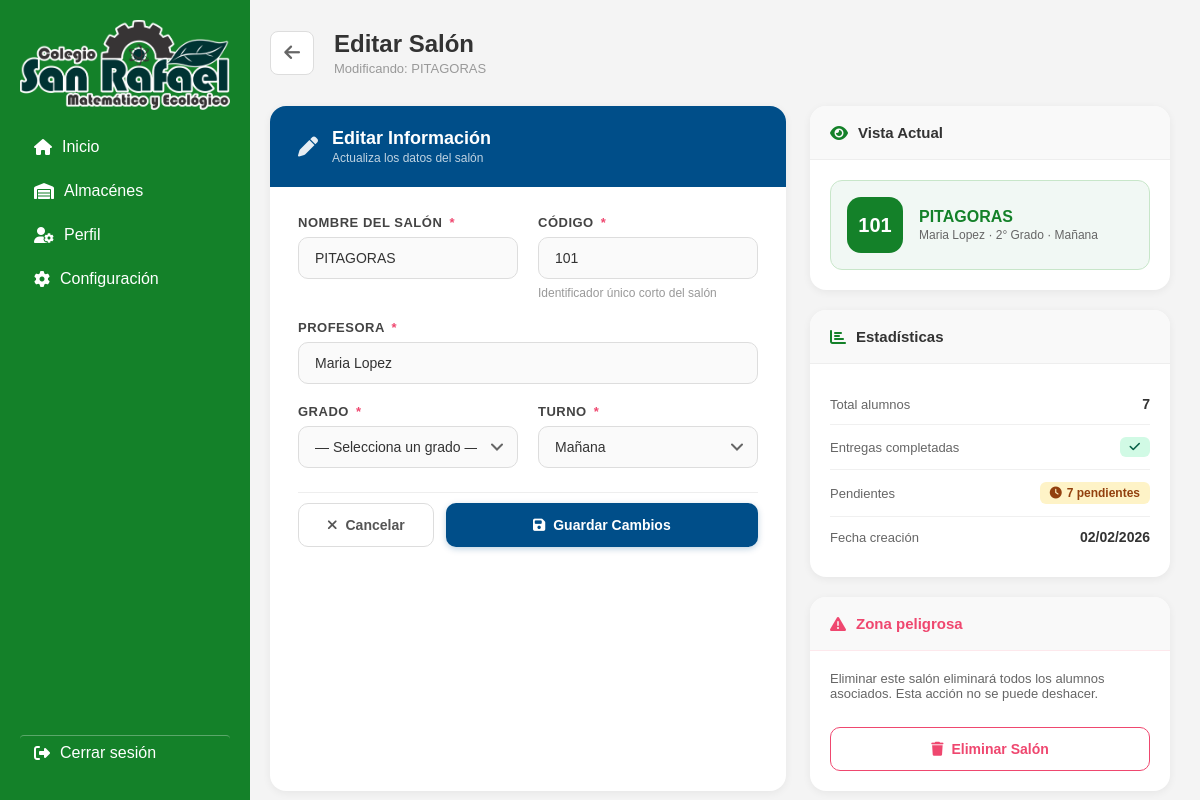
The page /entrega-utiles/salones/7/editar/ on the database its author committed.
### app1/models.py (models this page shows, shortened)
class Salon(models.Model):
    TURNO_CHOICES = [
        ('Mañana', 'Mañana'),
        ('Tarde', 'Tarde'),
    ]
    GRADO_CHOICES = [
        (1, '1° Grado'),
        (2, '2° Grado'),
        (3, '3° Grado'),
        (4, '4° Grado'),
        (5, '5° Grado'),
        (6, '6° Grado'),
    ]
    nombre = models.CharField(max_length=100)
    codigo = models.CharField(max_length=10, unique=True)
    profesora = models.CharField(max_length=150)
    grado = models.IntegerField(choices=GRADO_CHOICES)
    turno = models.CharField(max_length=10, choices=TURNO_CHOICES, default='Mañana')
    fecha_creacion = models.DateTimeField(auto_now_add=True)
    class Meta:
        ordering = ['-fecha_creacion']
        verbose_name = 'Salón'
        verbose_name_plural = 'Salones'
    @property
    def total_alumnos(self):
        return self.alumnos.count()

### app1/view/Entregautiles.py (the view)
# urls.py: path('entrega-utiles/salones/<int:pk>/editar/', Entregautiles.editar_salon, name='editar_salon'),
def editar_salon(request, pk):
    salon = get_object_or_404(Salon, pk=pk)
    if request.method == 'POST':
        form = SalonForm(request.POST, instance=salon)
        if form.is_valid():
            form.save()
            messages.success(request, 'Salon actualizado exitosamente.')
            return redirect('entrega_utiles')
    else:
        form = SalonForm(instance=salon)
    return render(request, 'almacenes/almutiles/Entrega_Utiles/Editarsalon.html', {
        'form': form,
        'salon': salon,
    })

### templates/almacenes/almutiles/Entrega_Utiles/Editarsalon.html (shortened to what this page needs)
{% extends 'layout.html' %}
{% load static %}
{% block content %}
<div class="almacenes-container">
    <header class="page-header">
        <a href="{% url 'entrega_utiles' %}" class="btn-back" title="Regresar">
            <i class="fa-solid fa-arrow-left"></i>
        </a>
        <div class="header-info">
            <h2>Editar Salón</h2>
            <p>Modificando: {{ salon.nombre }}</p>
        </div>
    </header>
    <div class="edit-layout">
        <div class="form-card">
            <div class="form-card-header">
                <i class="fa-solid fa-pen"></i>
                <div>
                    <h3>Editar Información</h3>
                    <p>Actualiza los datos del salón</p>
                </div>
            </div>
            <div class="form-body">
                <form method="post">
                    <div class="form-row">
                        <div class="form-group">
                            <label for="id_nombre">Nombre del Salón <span class="required">*</span></label>
                            <input
                                type="text"
                                name="nombre"
                                id="id_nombre"
                                class="form-input {% if form.nombre.errors %}error{% endif %}"
                                placeholder="Ej: Salón 1A"
                                value="{{ form.nombre.value|default_if_none:'' }}"
                            >
                        </div>
                        <div class="form-group">
                            <label for="id_codigo">Código <span class="required">*</span></label>
                            <input
                                type="text"
                                name="codigo"
                                id="id_codigo"
                                class="form-input {% if form.codigo.errors %}error{% endif %}"
                                placeholder="Ej: 1A"
                                maxlength="10"
                                value="{{ form.codigo.value|default_if_none:'' }}"
                            >
                            <span class="helper-text">Identificador único corto del salón</span>
                        </div>
                    </div>
                    <div class="form-group">
                        <label for="id_profesora">Profesora <span class="required">*</span></label>
                        <input
                            type="text"
                            name="profesora"
                            id="id_profesora"
                            class="form-input {% if form.profesora.errors %}error{% endif %}"
                            placeholder="Ej: María López"
                            value="{{ form.profesora.value|default_if_none:'' }}"
                        >
                    </div>
                    <div class="form-row">
                        <div class="form-group">
                            <label for="id_grado">Grado <span class="required">*</span></label>
                            <select
                                name="grado"
                                id="id_grado"
                                class="form-select {% if form.grado.errors %}error{% endif %}"
                            >
                                <option value="" {% if not form.grado.value %} selected{% endif %}>— Selecciona un grado —</option>
                            </select>
                        </div>
                        <div class="form-group">
                            <label for="id_turno">Turno <span class="required">*</span></label>
                            <select
                                name="turno"
                                id="id_turno"
                                class="form-select {% if form.turno.errors %}error{% endif %}"
                            >
                                {% for value, label in form.fields.turno.choices %}
                                <option value="{{ value }}" {% if form.turno.value == value %} selected{% endif %}>{{ label }}</option>
                                {% endfor %}
                            </select>
                        </div>
                    </div>
                    <div class="form-actions">
                        <a href="{% url 'entrega_utiles' %}" class="btn btn-cancel">
                            <i class="fa-solid fa-xmark"></i> Cancelar
                        </a>
                        <button type="submit" class="btn btn-primary">
                            <i class="fa-solid fa-floppy-disk"></i> Guardar Cambios
                        </button>
                    </div>
                </form>
            </div>
        </div>
        <aside class="sidebar">
            <div class="info-card">
                <div class="info-card-header">
                    <i class="fa-solid fa-eye"></i>
                    <h4>Vista Actual</h4>
                </div>
                <div class="info-card-body">
                    <div class="salon-preview">
                        <div class="salon-preview-icon">{{ salon.codigo }}</div>
                        <div class="salon-preview-info">
                            <h4>{{ salon.nombre }}</h4>
                            <p>{{ salon.profesora }} · {{ salon.get_grado_display }} · {{ salon.turno }}</p>
                        </div>
                    </div>
                </div>
            </div>
            <div class="info-card">
                <div class="info-card-header">
                    <i class="fa-solid fa-chart-bar"></i>
                    <h4>Estadísticas</h4>
                </div>
                <div class="info-card-body">
                    <div class="stat-row">
                        <span class="stat-row-label">Total alumnos</span>
                        <span class="stat-row-value">{{ salon.total_alumnos }}</span>
                    </div>
                    <div class="stat-row">
                        <span class="stat-row-label">Entregas completadas</span>
                        <span class="stat-row-value">
                            <span class="badge-mini green">
                                <i class="fa-solid fa-check"></i>
                            </span>
                        </span>
                    </div>
                    <div class="stat-row">
                        <span class="stat-row-label">Pendientes</span>
                        <span class="stat-row-value">
                            <span class="badge-mini yellow">
                                <i class="fa-solid fa-clock"></i>
                                {{ salon.alumnos.count }} pendientes
                            </span>
                        </span>
                    </div>
                    <div class="stat-row">
                        <span class="stat-row-label">Fecha creación</span>
                        <span class="stat-row-value">{{ salon.fecha_creacion|date:"d/m/Y" }}</span>
                    </div>
                </div>
            </div>
            <div class="info-card">
                <div class="info-card-header" style="border-bottom-color: #fde8ec;">
                    <i class="fa-solid fa-triangle-exclamation" style="color: #ef476f;"></i>
                    <h4 style="color: #ef476f;">Zona peligrosa</h4>
                </div>
                <div class="info-card-body">
                    <p style="font-size: 13px; color: #666; margin-bottom: 14px;">
                        Eliminar este salón eliminará todos los alumnos asociados. Esta acción no se puede deshacer.
                    </p>
                    <form method="post" action="{% url 'eliminar_salon' salon.id %}" onsubmit="return confirm('¿Estás seguro de que deseas eliminar el salón {{ salon.nombre }}? Esta acción no se puede deshacer.')">
                        <button type="submit" class="btn btn-danger">
                            <i class="fa-solid fa-trash"></i> Eliminar Salón
                        </button>
                    </form>
                </div>
            </div>
        </aside>
    </div>
</div>
{% endblock %}

### css/layout.css (style rules this page uses)
body { margin: 0; font-family: Arial, sans-serif; background-color: #f4f4f4; }

### templates/almacenes/almutiles/Entrega_Utiles/Editarsalon.html (style rules this page uses)
* { margin: 0; padding: 0; box-sizing: border-box; }
.almacenes-container { padding: 30px; background-color: transparent; min-height: calc(100vh - 60px); }
.page-header { display: flex; align-items: center; gap: 20px; margin-bottom: 30px; }
.btn-back { width: 44px; height: 44px; background: white; border: 1px solid #ddd; border-radius: 8px; display: flex; align-items: center; justify-content: center; cursor: pointer; transition: all 0.3s; color: #666; text-decoration: none; font-size: 18px; }
.header-info h2 { font-size: 24px; margin: 0; color: #333; font-weight: 600; }
.header-info p { font-size: 13px; color: #999; margin-top: 3px; }
.edit-layout { display: grid; grid-template-columns: 1fr 360px; gap: 24px; max-width: 1100px; margin: 0 auto; }
.form-card { background: white; border-radius: 16px; box-shadow: 0 2px 8px rgba(0,0,0,0.06); overflow: hidden; }
.form-card-header { background: #004e89; color: white; padding: 22px 28px; display: flex; align-items: center; gap: 14px; }
.form-card-header i { font-size: 20px; opacity: 0.9; }
.form-card-header h3 { font-size: 18px; font-weight: 600; }
.form-card-header p { font-size: 12px; opacity: 0.75; margin-top: 2px; }
.form-body { padding: 28px; }
.form-row { display: grid; grid-template-columns: 1fr 1fr; gap: 20px; }
.form-group { display: flex; flex-direction: column; gap: 7px; margin-bottom: 20px; }
label { font-size: 13px; font-weight: 600; color: #444; text-transform: uppercase; letter-spacing: 0.5px; }
label .required { color: #ef476f; margin-left: 3px; }
.form-input, .form-select { width: 100%; padding: 12px 16px; border: 1.5px solid #ddd; border-radius: 10px; font-size: 14px; color: #333; background: #fafafa; transition: all 0.25s; font-family: inherit; }
.form-input::placeholder { color: #aaa; }
.form-select { appearance: none; background-repeat: no-repeat; background-position: right 14px center; background-size: 12px; padding-right: 40px; cursor: pointer; }
.helper-text { font-size: 12px; color: #999; }
.form-actions { display: flex; gap: 12px; padding-top: 10px; border-top: 1px solid #eee; margin-top: 4px; }
.btn { padding: 13px 28px; border: none; border-radius: 10px; font-size: 14px; font-weight: 600; cursor: pointer; display: inline-flex; align-items: center; gap: 8px; transition: all 0.25s; text-decoration: none; white-space: nowrap; font-family: inherit; }
.btn-primary { background: #004e89; color: white; box-shadow: 0 2px 6px rgba(0, 78, 137, 0.25); flex: 1; justify-content: center; }
.btn-cancel { background: white; color: #555; border: 1.5px solid #ddd; text-decoration: none; }
.btn-danger { background: white; color: #ef476f; border: 1.5px solid #ef476f; width: 100%; justify-content: center; margin-top: 12px; }
.sidebar { display: flex; flex-direction: column; gap: 20px; }
.info-card { background: white; border-radius: 16px; box-shadow: 0 2px 8px rgba(0,0,0,0.06); overflow: hidden; }
.info-card-header { padding: 18px 20px; background: #f9f9f9; border-bottom: 1px solid #eee; display: flex; align-items: center; gap: 10px; }
.info-card-header i { color: #148129; font-size: 16px; }
.info-card-header h4 { font-size: 15px; color: #333; font-weight: 600; }
.info-card-body { padding: 20px; }
.salon-preview { display: flex; align-items: center; gap: 16px; padding: 16px; background: #f1f8f4; border-radius: 12px; border: 1px solid #c8e6c9; }
.salon-preview-icon { width: 56px; height: 56px; background: #148129; border-radius: 14px; display: flex; align-items: center; justify-content: center; color: white; font-weight: 700; font-size: 20px; flex-shrink: 0; }
.salon-preview-info h4 { font-size: 16px; color: #148129; font-weight: 600; }
.salon-preview-info p { font-size: 12px; color: #666; margin-top: 2px; }
.stat-row { display: flex; justify-content: space-between; align-items: center; padding: 12px 0; border-bottom: 1px solid #f0f0f0; }
.stat-row:last-child { border-bottom: none; }
.stat-row-label { font-size: 13px; color: #666; }
.stat-row-value { font-size: 14px; font-weight: 600; color: #333; }
.stat-row-value .badge-mini { display: inline-flex; align-items: center; gap: 5px; padding: 4px 10px; border-radius: 6px; font-size: 12px; font-weight: 600; }
.badge-mini.green { background: #d1fae5; color: #065f46; }
.badge-mini.yellow { background: #fef3c7; color: #92400e; }

### rows shown on the page
Salon: nombre "PITAGORAS", codigo "101", profesora "Maria Lopez", turno "Mañana", grado "2° Grado", total_alumnos "7", alumnos.count "7", fecha_creacion "02/02/2026"
